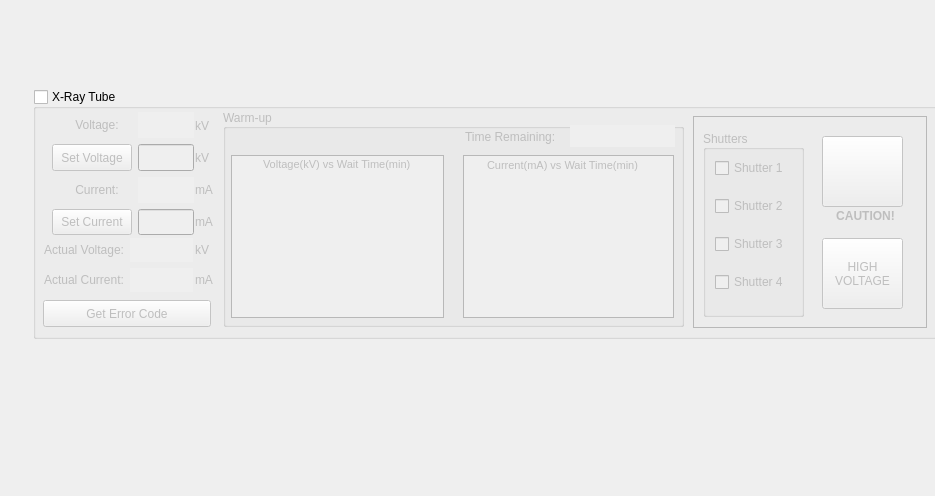
<?xml version="1.0" encoding="UTF-8"?>
<ui version="4.0">
 <class>Form</class>
 <widget class="QWidget" name="Form">
  <property name="geometry">
   <rect>
    <x>0</x>
    <y>0</y>
    <width>935</width>
    <height>496</height>
   </rect>
  </property>
  <property name="windowTitle">
   <string>Form</string>
  </property>
  <widget class="QGroupBox" name="xrayGroup">
   <property name="geometry">
    <rect>
     <x>33</x>
     <y>89</y>
     <width>905</width>
     <height>250</height>
    </rect>
   </property>
   <property name="minimumSize">
    <size>
     <width>900</width>
     <height>250</height>
    </size>
   </property>
   <property name="focusPolicy">
    <enum>Qt::NoFocus</enum>
   </property>
   <property name="title">
    <string>X-Ray Tube</string>
   </property>
   <property name="checkable">
    <bool>true</bool>
   </property>
   <property name="checked">
    <bool>false</bool>
   </property>
   <widget class="QFrame" name="frame_2">
    <property name="geometry">
     <rect>
      <x>10</x>
      <y>145</y>
      <width>151</width>
      <height>59</height>
     </rect>
    </property>
    <property name="sizePolicy">
     <sizepolicy hsizetype="Preferred" vsizetype="Ignored">
      <horstretch>0</horstretch>
      <verstretch>0</verstretch>
     </sizepolicy>
    </property>
    <property name="frameShape">
     <enum>QFrame::NoFrame</enum>
    </property>
    <property name="frameShadow">
     <enum>QFrame::Plain</enum>
    </property>
    <property name="lineWidth">
     <number>0</number>
    </property>
    <widget class="QWidget" name="layoutWidget">
     <property name="geometry">
      <rect>
       <x>1</x>
       <y>4</y>
       <width>149</width>
       <height>54</height>
      </rect>
     </property>
     <layout class="QGridLayout" name="gridLayout_4">
      <item row="0" column="0">
       <widget class="QLabel" name="label_8">
        <property name="sizePolicy">
         <sizepolicy hsizetype="Preferred" vsizetype="Ignored">
          <horstretch>0</horstretch>
          <verstretch>0</verstretch>
         </sizepolicy>
        </property>
        <property name="text">
         <string>Actual Voltage:</string>
        </property>
       </widget>
      </item>
      <item row="0" column="1">
       <widget class="QLineEdit" name="actualVDisp">
        <property name="sizePolicy">
         <sizepolicy hsizetype="Preferred" vsizetype="Ignored">
          <horstretch>0</horstretch>
          <verstretch>0</verstretch>
         </sizepolicy>
        </property>
        <property name="palette">
         <palette>
          <active>
           <colorrole role="WindowText">
            <brush brushstyle="SolidPattern">
             <color alpha="255">
              <red>0</red>
              <green>0</green>
              <blue>0</blue>
             </color>
            </brush>
           </colorrole>
           <colorrole role="Text">
            <brush brushstyle="SolidPattern">
             <color alpha="255">
              <red>27</red>
              <green>13</green>
              <blue>139</blue>
             </color>
            </brush>
           </colorrole>
           <colorrole role="ButtonText">
            <brush brushstyle="SolidPattern">
             <color alpha="255">
              <red>0</red>
              <green>0</green>
              <blue>0</blue>
             </color>
            </brush>
           </colorrole>
          </active>
          <inactive>
           <colorrole role="WindowText">
            <brush brushstyle="SolidPattern">
             <color alpha="255">
              <red>0</red>
              <green>0</green>
              <blue>0</blue>
             </color>
            </brush>
           </colorrole>
           <colorrole role="Text">
            <brush brushstyle="SolidPattern">
             <color alpha="255">
              <red>27</red>
              <green>13</green>
              <blue>139</blue>
             </color>
            </brush>
           </colorrole>
           <colorrole role="ButtonText">
            <brush brushstyle="SolidPattern">
             <color alpha="255">
              <red>0</red>
              <green>0</green>
              <blue>0</blue>
             </color>
            </brush>
           </colorrole>
          </inactive>
          <disabled>
           <colorrole role="WindowText">
            <brush brushstyle="SolidPattern">
             <color alpha="255">
              <red>170</red>
              <green>170</green>
              <blue>255</blue>
             </color>
            </brush>
           </colorrole>
           <colorrole role="Text">
            <brush brushstyle="SolidPattern">
             <color alpha="255">
              <red>170</red>
              <green>170</green>
              <blue>255</blue>
             </color>
            </brush>
           </colorrole>
           <colorrole role="ButtonText">
            <brush brushstyle="SolidPattern">
             <color alpha="255">
              <red>170</red>
              <green>170</green>
              <blue>255</blue>
             </color>
            </brush>
           </colorrole>
          </disabled>
         </palette>
        </property>
        <property name="frame">
         <bool>false</bool>
        </property>
        <property name="alignment">
         <set>Qt::AlignCenter</set>
        </property>
        <property name="readOnly">
         <bool>true</bool>
        </property>
       </widget>
      </item>
      <item row="1" column="0">
       <widget class="QLabel" name="label_6">
        <property name="sizePolicy">
         <sizepolicy hsizetype="Preferred" vsizetype="Ignored">
          <horstretch>0</horstretch>
          <verstretch>0</verstretch>
         </sizepolicy>
        </property>
        <property name="text">
         <string>Actual Current:</string>
        </property>
       </widget>
      </item>
      <item row="1" column="1">
       <widget class="QLineEdit" name="actualCDisp">
        <property name="sizePolicy">
         <sizepolicy hsizetype="Preferred" vsizetype="Ignored">
          <horstretch>0</horstretch>
          <verstretch>0</verstretch>
         </sizepolicy>
        </property>
        <property name="palette">
         <palette>
          <active>
           <colorrole role="WindowText">
            <brush brushstyle="SolidPattern">
             <color alpha="255">
              <red>0</red>
              <green>0</green>
              <blue>0</blue>
             </color>
            </brush>
           </colorrole>
           <colorrole role="Text">
            <brush brushstyle="SolidPattern">
             <color alpha="255">
              <red>27</red>
              <green>13</green>
              <blue>139</blue>
             </color>
            </brush>
           </colorrole>
           <colorrole role="ButtonText">
            <brush brushstyle="SolidPattern">
             <color alpha="255">
              <red>0</red>
              <green>0</green>
              <blue>0</blue>
             </color>
            </brush>
           </colorrole>
          </active>
          <inactive>
           <colorrole role="WindowText">
            <brush brushstyle="SolidPattern">
             <color alpha="255">
              <red>0</red>
              <green>0</green>
              <blue>0</blue>
             </color>
            </brush>
           </colorrole>
           <colorrole role="Text">
            <brush brushstyle="SolidPattern">
             <color alpha="255">
              <red>27</red>
              <green>13</green>
              <blue>139</blue>
             </color>
            </brush>
           </colorrole>
           <colorrole role="ButtonText">
            <brush brushstyle="SolidPattern">
             <color alpha="255">
              <red>0</red>
              <green>0</green>
              <blue>0</blue>
             </color>
            </brush>
           </colorrole>
          </inactive>
          <disabled>
           <colorrole role="WindowText">
            <brush brushstyle="SolidPattern">
             <color alpha="255">
              <red>170</red>
              <green>170</green>
              <blue>255</blue>
             </color>
            </brush>
           </colorrole>
           <colorrole role="Text">
            <brush brushstyle="SolidPattern">
             <color alpha="255">
              <red>170</red>
              <green>170</green>
              <blue>255</blue>
             </color>
            </brush>
           </colorrole>
           <colorrole role="ButtonText">
            <brush brushstyle="SolidPattern">
             <color alpha="255">
              <red>170</red>
              <green>170</green>
              <blue>255</blue>
             </color>
            </brush>
           </colorrole>
          </disabled>
         </palette>
        </property>
        <property name="frame">
         <bool>false</bool>
        </property>
        <property name="alignment">
         <set>Qt::AlignCenter</set>
        </property>
        <property name="readOnly">
         <bool>true</bool>
        </property>
       </widget>
      </item>
     </layout>
    </widget>
   </widget>
   <widget class="QGroupBox" name="warmupBox">
    <property name="geometry">
     <rect>
      <x>190</x>
      <y>20</y>
      <width>461</width>
      <height>218</height>
     </rect>
    </property>
    <property name="sizePolicy">
     <sizepolicy hsizetype="Preferred" vsizetype="Ignored">
      <horstretch>0</horstretch>
      <verstretch>0</verstretch>
     </sizepolicy>
    </property>
    <property name="title">
     <string>Warm-up</string>
    </property>
    <property name="alignment">
     <set>Qt::AlignLeading|Qt::AlignLeft|Qt::AlignVCenter</set>
    </property>
    <widget class="QLineEdit" name="wtDisp">
     <property name="geometry">
      <rect>
       <x>347</x>
       <y>16</y>
       <width>105</width>
       <height>22</height>
      </rect>
     </property>
     <property name="sizePolicy">
      <sizepolicy hsizetype="Preferred" vsizetype="Ignored">
       <horstretch>0</horstretch>
       <verstretch>0</verstretch>
      </sizepolicy>
     </property>
     <property name="palette">
      <palette>
       <active>
        <colorrole role="WindowText">
         <brush brushstyle="SolidPattern">
          <color alpha="255">
           <red>0</red>
           <green>0</green>
           <blue>0</blue>
          </color>
         </brush>
        </colorrole>
        <colorrole role="Text">
         <brush brushstyle="SolidPattern">
          <color alpha="255">
           <red>27</red>
           <green>13</green>
           <blue>139</blue>
          </color>
         </brush>
        </colorrole>
        <colorrole role="ButtonText">
         <brush brushstyle="SolidPattern">
          <color alpha="255">
           <red>0</red>
           <green>0</green>
           <blue>0</blue>
          </color>
         </brush>
        </colorrole>
       </active>
       <inactive>
        <colorrole role="WindowText">
         <brush brushstyle="SolidPattern">
          <color alpha="255">
           <red>0</red>
           <green>0</green>
           <blue>0</blue>
          </color>
         </brush>
        </colorrole>
        <colorrole role="Text">
         <brush brushstyle="SolidPattern">
          <color alpha="255">
           <red>27</red>
           <green>13</green>
           <blue>139</blue>
          </color>
         </brush>
        </colorrole>
        <colorrole role="ButtonText">
         <brush brushstyle="SolidPattern">
          <color alpha="255">
           <red>0</red>
           <green>0</green>
           <blue>0</blue>
          </color>
         </brush>
        </colorrole>
       </inactive>
       <disabled>
        <colorrole role="WindowText">
         <brush brushstyle="SolidPattern">
          <color alpha="255">
           <red>170</red>
           <green>170</green>
           <blue>255</blue>
          </color>
         </brush>
        </colorrole>
        <colorrole role="Text">
         <brush brushstyle="SolidPattern">
          <color alpha="255">
           <red>170</red>
           <green>170</green>
           <blue>255</blue>
          </color>
         </brush>
        </colorrole>
        <colorrole role="ButtonText">
         <brush brushstyle="SolidPattern">
          <color alpha="255">
           <red>170</red>
           <green>170</green>
           <blue>255</blue>
          </color>
         </brush>
        </colorrole>
       </disabled>
      </palette>
     </property>
     <property name="frame">
      <bool>false</bool>
     </property>
     <property name="alignment">
      <set>Qt::AlignCenter</set>
     </property>
     <property name="readOnly">
      <bool>true</bool>
     </property>
    </widget>
    <widget class="QLabel" name="label_5">
     <property name="geometry">
      <rect>
       <x>242</x>
       <y>17</y>
       <width>100</width>
       <height>22</height>
      </rect>
     </property>
     <property name="sizePolicy">
      <sizepolicy hsizetype="Preferred" vsizetype="Ignored">
       <horstretch>0</horstretch>
       <verstretch>0</verstretch>
      </sizepolicy>
     </property>
     <property name="text">
      <string>Time Remaining:</string>
     </property>
    </widget>
    <widget class="QGraphicsView" name="graph2">
     <property name="geometry">
      <rect>
       <x>240</x>
       <y>46</y>
       <width>211</width>
       <height>163</height>
      </rect>
     </property>
     <property name="focusPolicy">
      <enum>Qt::NoFocus</enum>
     </property>
     <property name="frameShadow">
      <enum>QFrame::Plain</enum>
     </property>
    </widget>
    <widget class="QGraphicsView" name="graph1">
     <property name="geometry">
      <rect>
       <x>8</x>
       <y>46</y>
       <width>213</width>
       <height>163</height>
      </rect>
     </property>
     <property name="focusPolicy">
      <enum>Qt::NoFocus</enum>
     </property>
     <property name="frameShadow">
      <enum>QFrame::Plain</enum>
     </property>
    </widget>
    <widget class="QLabel" name="label_14">
     <property name="geometry">
      <rect>
       <x>40</x>
       <y>47</y>
       <width>160</width>
       <height>16</height>
      </rect>
     </property>
     <property name="font">
      <font>
       <pointsize>8</pointsize>
      </font>
     </property>
     <property name="text">
      <string>Voltage(kV) vs Wait Time(min)</string>
     </property>
    </widget>
    <widget class="QLabel" name="label_15">
     <property name="geometry">
      <rect>
       <x>264</x>
       <y>48</y>
       <width>166</width>
       <height>16</height>
      </rect>
     </property>
     <property name="font">
      <font>
       <pointsize>8</pointsize>
      </font>
     </property>
     <property name="text">
      <string>Current(mA) vs Wait Time(min)</string>
     </property>
    </widget>
   </widget>
   <widget class="QFrame" name="onFrame">
    <property name="geometry">
     <rect>
      <x>660</x>
      <y>27</y>
      <width>234</width>
      <height>212</height>
     </rect>
    </property>
    <property name="frameShape">
     <enum>QFrame::StyledPanel</enum>
    </property>
    <property name="frameShadow">
     <enum>QFrame::Raised</enum>
    </property>
    <widget class="QGroupBox" name="shutterBox">
     <property name="geometry">
      <rect>
       <x>10</x>
       <y>14</y>
       <width>101</width>
       <height>187</height>
      </rect>
     </property>
     <property name="title">
      <string>Shutters</string>
     </property>
     <property name="alignment">
      <set>Qt::AlignLeading|Qt::AlignLeft|Qt::AlignVCenter</set>
     </property>
     <property name="checkable">
      <bool>false</bool>
     </property>
     <widget class="QWidget" name="layoutWidget_2">
      <property name="geometry">
       <rect>
        <x>12</x>
        <y>16</y>
        <width>92</width>
        <height>162</height>
       </rect>
      </property>
      <layout class="QVBoxLayout" name="verticalLayout_2">
       <item>
        <widget class="QCheckBox" name="shutter1">
         <property name="focusPolicy">
          <enum>Qt::NoFocus</enum>
         </property>
         <property name="text">
          <string>Shutter 1</string>
         </property>
        </widget>
       </item>
       <item>
        <widget class="QCheckBox" name="shutter2">
         <property name="enabled">
          <bool>false</bool>
         </property>
         <property name="focusPolicy">
          <enum>Qt::NoFocus</enum>
         </property>
         <property name="text">
          <string>Shutter 2</string>
         </property>
        </widget>
       </item>
       <item>
        <widget class="QCheckBox" name="shutter3">
         <property name="focusPolicy">
          <enum>Qt::NoFocus</enum>
         </property>
         <property name="text">
          <string>Shutter 3</string>
         </property>
        </widget>
       </item>
       <item>
        <widget class="QCheckBox" name="shutter4">
         <property name="enabled">
          <bool>false</bool>
         </property>
         <property name="focusPolicy">
          <enum>Qt::NoFocus</enum>
         </property>
         <property name="text">
          <string>Shutter 4</string>
         </property>
         <property name="tristate">
          <bool>false</bool>
         </property>
        </widget>
       </item>
      </layout>
     </widget>
    </widget>
    <widget class="QPushButton" name="warning">
     <property name="geometry">
      <rect>
       <x>129</x>
       <y>20</y>
       <width>81</width>
       <height>71</height>
      </rect>
     </property>
     <property name="focusPolicy">
      <enum>Qt::NoFocus</enum>
     </property>
     <property name="text">
      <string/>
     </property>
     <property name="icon">
      <iconset resource="../include/icons.qrc">
       <normaloff>:/icons/images/warning.png</normaloff>:/icons/images/warning.png</iconset>
     </property>
     <property name="iconSize">
      <size>
       <width>80</width>
       <height>70</height>
      </size>
     </property>
     <property name="checkable">
      <bool>false</bool>
     </property>
    </widget>
    <widget class="QPushButton" name="highVoltage">
     <property name="geometry">
      <rect>
       <x>129</x>
       <y>122</y>
       <width>81</width>
       <height>71</height>
      </rect>
     </property>
     <property name="font">
      <font>
       <stylestrategy>PreferDefault</stylestrategy>
      </font>
     </property>
     <property name="focusPolicy">
      <enum>Qt::NoFocus</enum>
     </property>
     <property name="autoFillBackground">
      <bool>true</bool>
     </property>
     <property name="text">
      <string>HIGH 
VOLTAGE</string>
     </property>
     <property name="checkable">
      <bool>true</bool>
     </property>
     <property name="checked">
      <bool>false</bool>
     </property>
     <property name="flat">
      <bool>false</bool>
     </property>
    </widget>
    <widget class="QLabel" name="warningText">
     <property name="geometry">
      <rect>
       <x>140</x>
       <y>92</y>
       <width>65</width>
       <height>16</height>
      </rect>
     </property>
     <property name="font">
      <font>
       <weight>75</weight>
       <bold>true</bold>
      </font>
     </property>
     <property name="text">
      <string>CAUTION!</string>
     </property>
     <property name="alignment">
      <set>Qt::AlignCenter</set>
     </property>
    </widget>
   </widget>
   <widget class="QFrame" name="frame_3">
    <property name="geometry">
     <rect>
      <x>18</x>
      <y>23</y>
      <width>143</width>
      <height>124</height>
     </rect>
    </property>
    <property name="sizePolicy">
     <sizepolicy hsizetype="Preferred" vsizetype="Ignored">
      <horstretch>0</horstretch>
      <verstretch>0</verstretch>
     </sizepolicy>
    </property>
    <property name="frameShape">
     <enum>QFrame::NoFrame</enum>
    </property>
    <property name="frameShadow">
     <enum>QFrame::Plain</enum>
    </property>
    <property name="lineWidth">
     <number>0</number>
    </property>
    <widget class="QWidget" name="layoutWidget_3">
     <property name="geometry">
      <rect>
       <x>1</x>
       <y>0</y>
       <width>142</width>
       <height>123</height>
      </rect>
     </property>
     <layout class="QGridLayout" name="gridLayout_5">
      <item row="0" column="0">
       <widget class="QLabel" name="label_3">
        <property name="sizePolicy">
         <sizepolicy hsizetype="Preferred" vsizetype="Ignored">
          <horstretch>0</horstretch>
          <verstretch>0</verstretch>
         </sizepolicy>
        </property>
        <property name="text">
         <string>       Voltage:</string>
        </property>
       </widget>
      </item>
      <item row="0" column="1">
       <widget class="QLineEdit" name="setVDisp">
        <property name="sizePolicy">
         <sizepolicy hsizetype="Preferred" vsizetype="Ignored">
          <horstretch>0</horstretch>
          <verstretch>0</verstretch>
         </sizepolicy>
        </property>
        <property name="palette">
         <palette>
          <active>
           <colorrole role="WindowText">
            <brush brushstyle="SolidPattern">
             <color alpha="255">
              <red>0</red>
              <green>0</green>
              <blue>0</blue>
             </color>
            </brush>
           </colorrole>
           <colorrole role="Text">
            <brush brushstyle="SolidPattern">
             <color alpha="255">
              <red>27</red>
              <green>13</green>
              <blue>139</blue>
             </color>
            </brush>
           </colorrole>
           <colorrole role="ButtonText">
            <brush brushstyle="SolidPattern">
             <color alpha="255">
              <red>0</red>
              <green>0</green>
              <blue>0</blue>
             </color>
            </brush>
           </colorrole>
          </active>
          <inactive>
           <colorrole role="WindowText">
            <brush brushstyle="SolidPattern">
             <color alpha="255">
              <red>0</red>
              <green>0</green>
              <blue>0</blue>
             </color>
            </brush>
           </colorrole>
           <colorrole role="Text">
            <brush brushstyle="SolidPattern">
             <color alpha="255">
              <red>27</red>
              <green>13</green>
              <blue>139</blue>
             </color>
            </brush>
           </colorrole>
           <colorrole role="ButtonText">
            <brush brushstyle="SolidPattern">
             <color alpha="255">
              <red>0</red>
              <green>0</green>
              <blue>0</blue>
             </color>
            </brush>
           </colorrole>
          </inactive>
          <disabled>
           <colorrole role="WindowText">
            <brush brushstyle="SolidPattern">
             <color alpha="255">
              <red>170</red>
              <green>170</green>
              <blue>255</blue>
             </color>
            </brush>
           </colorrole>
           <colorrole role="Text">
            <brush brushstyle="SolidPattern">
             <color alpha="255">
              <red>170</red>
              <green>170</green>
              <blue>255</blue>
             </color>
            </brush>
           </colorrole>
           <colorrole role="ButtonText">
            <brush brushstyle="SolidPattern">
             <color alpha="255">
              <red>170</red>
              <green>170</green>
              <blue>255</blue>
             </color>
            </brush>
           </colorrole>
          </disabled>
         </palette>
        </property>
        <property name="frame">
         <bool>false</bool>
        </property>
        <property name="alignment">
         <set>Qt::AlignCenter</set>
        </property>
        <property name="readOnly">
         <bool>true</bool>
        </property>
       </widget>
      </item>
      <item row="1" column="0">
       <widget class="QPushButton" name="setVoltage">
        <property name="sizePolicy">
         <sizepolicy hsizetype="Minimum" vsizetype="Ignored">
          <horstretch>0</horstretch>
          <verstretch>0</verstretch>
         </sizepolicy>
        </property>
        <property name="text">
         <string>Set Voltage</string>
        </property>
       </widget>
      </item>
      <item row="1" column="1">
       <widget class="QLineEdit" name="setV">
        <property name="sizePolicy">
         <sizepolicy hsizetype="Preferred" vsizetype="Ignored">
          <horstretch>0</horstretch>
          <verstretch>0</verstretch>
         </sizepolicy>
        </property>
        <property name="alignment">
         <set>Qt::AlignCenter</set>
        </property>
       </widget>
      </item>
      <item row="2" column="0">
       <widget class="QLabel" name="label_4">
        <property name="sizePolicy">
         <sizepolicy hsizetype="Preferred" vsizetype="Ignored">
          <horstretch>0</horstretch>
          <verstretch>0</verstretch>
         </sizepolicy>
        </property>
        <property name="text">
         <string>       Current:</string>
        </property>
       </widget>
      </item>
      <item row="2" column="1">
       <widget class="QLineEdit" name="setCDisp">
        <property name="sizePolicy">
         <sizepolicy hsizetype="Preferred" vsizetype="Ignored">
          <horstretch>0</horstretch>
          <verstretch>0</verstretch>
         </sizepolicy>
        </property>
        <property name="palette">
         <palette>
          <active>
           <colorrole role="WindowText">
            <brush brushstyle="SolidPattern">
             <color alpha="255">
              <red>0</red>
              <green>0</green>
              <blue>0</blue>
             </color>
            </brush>
           </colorrole>
           <colorrole role="Text">
            <brush brushstyle="SolidPattern">
             <color alpha="255">
              <red>27</red>
              <green>13</green>
              <blue>139</blue>
             </color>
            </brush>
           </colorrole>
           <colorrole role="ButtonText">
            <brush brushstyle="SolidPattern">
             <color alpha="255">
              <red>0</red>
              <green>0</green>
              <blue>0</blue>
             </color>
            </brush>
           </colorrole>
          </active>
          <inactive>
           <colorrole role="WindowText">
            <brush brushstyle="SolidPattern">
             <color alpha="255">
              <red>0</red>
              <green>0</green>
              <blue>0</blue>
             </color>
            </brush>
           </colorrole>
           <colorrole role="Text">
            <brush brushstyle="SolidPattern">
             <color alpha="255">
              <red>27</red>
              <green>13</green>
              <blue>139</blue>
             </color>
            </brush>
           </colorrole>
           <colorrole role="ButtonText">
            <brush brushstyle="SolidPattern">
             <color alpha="255">
              <red>0</red>
              <green>0</green>
              <blue>0</blue>
             </color>
            </brush>
           </colorrole>
          </inactive>
          <disabled>
           <colorrole role="WindowText">
            <brush brushstyle="SolidPattern">
             <color alpha="255">
              <red>170</red>
              <green>170</green>
              <blue>255</blue>
             </color>
            </brush>
           </colorrole>
           <colorrole role="Text">
            <brush brushstyle="SolidPattern">
             <color alpha="255">
              <red>170</red>
              <green>170</green>
              <blue>255</blue>
             </color>
            </brush>
           </colorrole>
           <colorrole role="ButtonText">
            <brush brushstyle="SolidPattern">
             <color alpha="255">
              <red>170</red>
              <green>170</green>
              <blue>255</blue>
             </color>
            </brush>
           </colorrole>
          </disabled>
         </palette>
        </property>
        <property name="frame">
         <bool>false</bool>
        </property>
        <property name="alignment">
         <set>Qt::AlignCenter</set>
        </property>
        <property name="readOnly">
         <bool>true</bool>
        </property>
       </widget>
      </item>
      <item row="3" column="0">
       <widget class="QPushButton" name="setCurrent">
        <property name="sizePolicy">
         <sizepolicy hsizetype="Minimum" vsizetype="Ignored">
          <horstretch>0</horstretch>
          <verstretch>0</verstretch>
         </sizepolicy>
        </property>
        <property name="text">
         <string>Set Current</string>
        </property>
       </widget>
      </item>
      <item row="3" column="1">
       <widget class="QLineEdit" name="setC">
        <property name="sizePolicy">
         <sizepolicy hsizetype="Preferred" vsizetype="Ignored">
          <horstretch>0</horstretch>
          <verstretch>0</verstretch>
         </sizepolicy>
        </property>
        <property name="alignment">
         <set>Qt::AlignCenter</set>
        </property>
       </widget>
      </item>
     </layout>
    </widget>
   </widget>
   <widget class="QPushButton" name="getErrorCode">
    <property name="geometry">
     <rect>
      <x>10</x>
      <y>211</y>
      <width>168</width>
      <height>27</height>
     </rect>
    </property>
    <property name="focusPolicy">
     <enum>Qt::NoFocus</enum>
    </property>
    <property name="text">
     <string>Get Error Code</string>
    </property>
   </widget>
   <widget class="QWidget" name="layoutWidget_4">
    <property name="geometry">
     <rect>
      <x>162</x>
      <y>24</y>
      <width>24</width>
      <height>122</height>
     </rect>
    </property>
    <layout class="QVBoxLayout" name="verticalLayout">
     <item>
      <widget class="QLabel" name="label_10">
       <property name="text">
        <string>kV</string>
       </property>
      </widget>
     </item>
     <item>
      <widget class="QLabel" name="unit1">
       <property name="text">
        <string>kV</string>
       </property>
      </widget>
     </item>
     <item>
      <widget class="QLabel" name="label_12">
       <property name="text">
        <string>mA</string>
       </property>
      </widget>
     </item>
     <item>
      <widget class="QLabel" name="unit2">
       <property name="text">
        <string>mA</string>
       </property>
      </widget>
     </item>
    </layout>
   </widget>
   <widget class="QWidget" name="layoutWidget_5">
    <property name="geometry">
     <rect>
      <x>162</x>
      <y>149</y>
      <width>24</width>
      <height>54</height>
     </rect>
    </property>
    <layout class="QVBoxLayout" name="verticalLayout_3">
     <item>
      <widget class="QLabel" name="label_11">
       <property name="text">
        <string>kV</string>
       </property>
      </widget>
     </item>
     <item>
      <widget class="QLabel" name="label_13">
       <property name="text">
        <string>mA</string>
       </property>
      </widget>
     </item>
    </layout>
   </widget>
  </widget>
 </widget>
 <resources>
  <include location="../include/icons.qrc"/>
 </resources>
 <connections/>
</ui>
